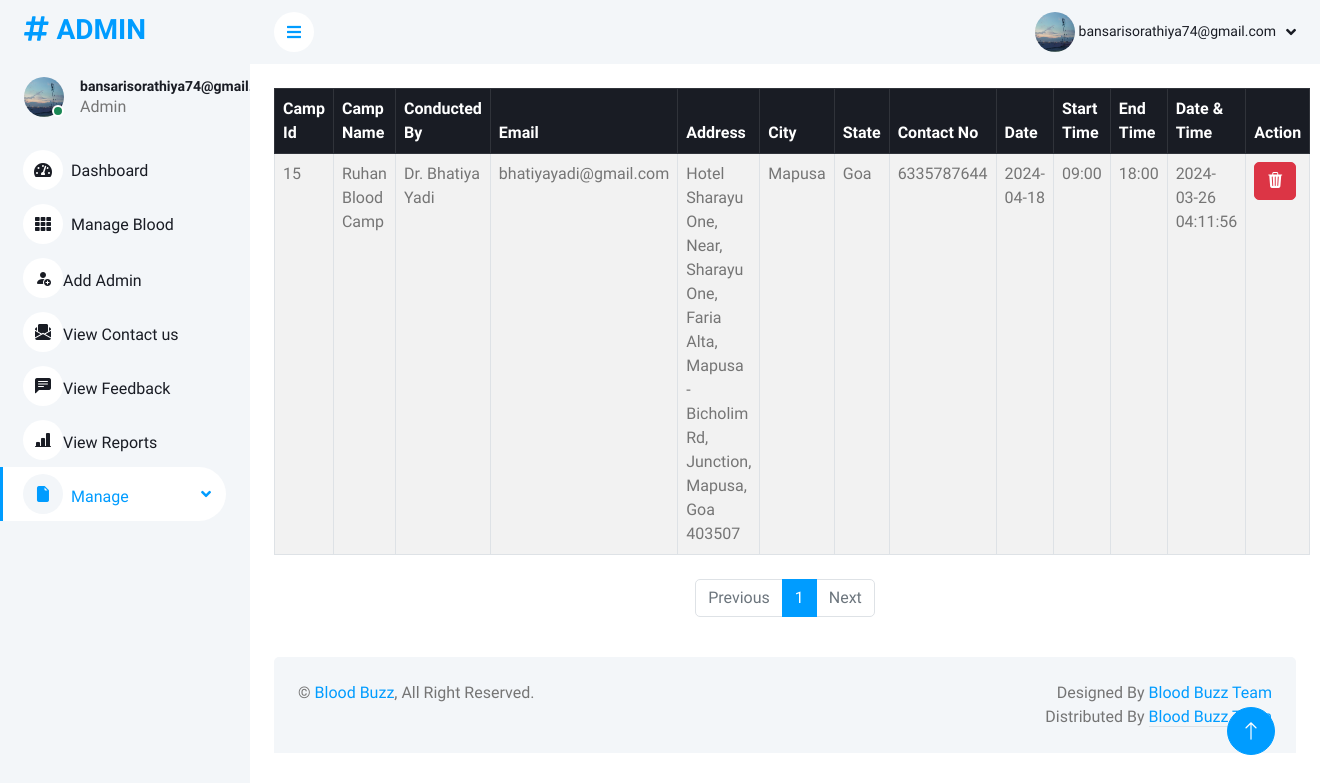
The page /AdminDesh/manageCamp.php (signed in) on the database its author committed.
### tables this page shows
CREATE TABLE `camp` (
  `camp_id` int(30) UNSIGNED NOT NULL,
  `member_id` int(30) UNSIGNED NOT NULL,
  `camp_name` varchar(50) NOT NULL,
  `conducted_by` varchar(50) NOT NULL,
  `address` varchar(200) NOT NULL,
  `state_id` int(10) UNSIGNED NOT NULL,
  `city_id` int(5) UNSIGNED NOT NULL,
  `email` varchar(30) NOT NULL,
  `contact_no` varchar(10) NOT NULL,
  `date` date NOT NULL,
  `start_time` varchar(10) NOT NULL,
  `end_time` varchar(10) NOT NULL,
  `status` enum('0','1','2') NOT NULL COMMENT '0=camp is on the way  1=expired 2=deleted by admin',
  `created_at` datetime NOT NULL
);

CREATE TABLE `city` (
  `city_id` int(5) UNSIGNED NOT NULL,
  `state_id` int(10) UNSIGNED NOT NULL,
  `city_name` varchar(70) NOT NULL
);

CREATE TABLE `states` (
  `state_id` int(10) UNSIGNED NOT NULL,
  `state_name` varchar(60) NOT NULL
);

### AdminDesh/manageCamp.php (the view, shortened to what this page needs)
<?php
    include '../Include/connect2.php';
    $session_email=$_SESSION['email'];
    $get_admin=$connection->prepare("SELECT * FROM admin_login WHERE email=?");
    $get_admin->execute([$session_email]);
    if($get_admin->rowCount() > 0)
    {
       $data=$get_admin->fetch(PDO::FETCH_ASSOC);
    }
?>
<!DOCTYPE html>
<html lang="en">
<head>
    <link href="https://cdnjs.cloudflare.com/ajax/libs/font-awesome/5.10.0/css/all.min.css" rel="stylesheet">
    <link href="https://cdn.jsdelivr.net/npm/bootstrap-icons@1.4.1/font/bootstrap-icons.css" rel="stylesheet">
    <link href="lib/owlcarousel/assets/owl.carousel.min.css" rel="stylesheet">
    <link href="lib/tempusdominus/css/tempusdominus-bootstrap-4.min.css" rel="stylesheet" />
    <link href="css/bootstrap.min.css" rel="stylesheet">
    <link href="css/style.css" rel="stylesheet">
    <link rel="stylesheet" href="https://cdn.jsdelivr.net/npm/bootstrap-icons@1.11.3/font/bootstrap-icons.min.css">
</head>
<body>
    <div class="container-xxl position-relative bg-white d-flex p-0">
        <div class="sidebar pe-4 pb-3">
            <nav class="navbar bg-light navbar-light">
                <a href="dashboard.php" class="navbar-brand mx-4 mb-3">
                    <h3 class="text-primary"><i class="fa fa-hashtag me-2"></i>ADMIN</h3>
                </a>
                <div class="d-flex align-items-center ms-4 mb-4">
                    <div class="position-relative">
                        <?php
                        if($data['img']==null)
                        {
                        echo"<img src='../img/user.png' class='rounded-circle' alt='avatar' style='width: 40px; height: 40px;'>";
                        }
                        else
                        {
                            echo"<img src='../img/{$data['img']}' class='rounded-circle' alt='error' style='width: 40px; height: 40px;'>";
                        }
                         ?>
                        <div class="bg-success rounded-circle border border-2 border-white position-absolute end-0 bottom-0 p-1"></div>
                    </div>
                    <div class="ms-3">
                        <h6 class="mb-0"><small><?php echo $data['email']; ?></small></h6>
                        <span>Admin</span>
                    </div>
                </div>
                <div class="navbar-nav w-100">
                    <a href="dashboard.php" class="nav-item nav-link"><i class="fa fa-tachometer-alt me-2"></i>Dashboard</a>
                    <a href="manageBlood.php" class="nav-item nav-link"><i class="fa fa-th me-2"></i>Manage Blood</a>
                    <a href="./addAdmin.php" class="nav-item nav-link"><i class="bi bi-person-fill-add"></i>Add Admin</a>
                    <a href="./seeContactUs.php" class="nav-item nav-link"><i class="bi bi-envelope-paper-fill"></i>View Contact us</a>
                    <a href="./seeFeedback.php" class="nav-item nav-link"><i class="bi bi-chat-left-text-fill"></i>View Feedback</a>
                    <a href="./reports.php" class="nav-item nav-link"><i class="bi bi-bar-chart-line-fill"></i>View Reports</a>
                    <div class="nav-item dropdown">
                        <a href="#" class="nav-link dropdown-toggle active" data-bs-toggle="dropdown"><i class="bi bi-file-earmark-fill me-2"></i>Manage</a>
                    </div>
                </div>
                </div>
        </div>
        <div class="content">
            <nav class="navbar navbar-expand bg-light navbar-light sticky-top px-4 py-0">
                <a href="#" class="sidebar-toggler flex-shrink-0">
                    <i class="fa fa-bars"></i>
                </a>
                <div class="navbar-nav align-items-center ms-auto">
                    <div class="nav-item dropdown">
                    <div class="nav-item dropdown">
                        <a href="#" class="nav-link dropdown-toggle" data-bs-toggle="dropdown">
                        <?php
                        if($data['img']==null)
                        {
                        echo"<img src='../img/user.png' class='rounded-circle' alt='avatar' style='width: 40px; height: 40px;'>";
                        }
                        else
                        {
                            echo"<img src='../img/{$data['img']}' class='rounded-circle' alt='error' style='width: 40px; height: 40px;'>";
                        }
                         ?>
                            <span class="d-none d-lg-inline-flex"><small><?php echo $data['email']; ?></small></span>
                        </a>
                    </div>
                </div>
            </nav>
            <div class="container-fluid pt-4 px-4">
                <table class="table table-striped table-bordered table-hover">
                <thead class="table-dark">
                    <tr>
                        <th>Camp Id</th>
                        <th>Camp Name</th>
                        <th>Conducted By</th>
                        <th>Email</th>
                        <th>Address</th>
                        <th>City</th>
                        <th>State</th>
                        <th>Contact No</th>
                        <th>Date</th>
                        <th>Start Time</th>
                        <th>End Time</th>
                        <th>Date & Time</th>
                        <th>Action</th>
                    </tr>
                </thead>
                <tbody>
                <?php
                $records_per_page = 5;
                $page = isset($_GET['page']) ? $_GET['page'] : 1;
                $offset = ($page - 1) * $records_per_page;
                try
                {
                $get_members=$connection->prepare("SELECT c.city_name , s.state_name , ca.* FROM camp ca JOIN city c ON c.city_id = ca.city_id JOIN states s ON s.state_id = ca.state_id WHERE ca.status='1' LIMIT $offset,$records_per_page");
                $get_members->execute();
                $members=$get_members->fetchAll(PDO::FETCH_ASSOC);
                }
                catch (PDOException $e)
                {
                    $error=$e->getMessage();
                    $_SESSION['error-message'] = "Database error: " . $error;
                }
                $total_records = $connection->query("SELECT COUNT(*) FROM camp")->fetchColumn();
                $total_pages = ceil($total_records / $records_per_page);
                foreach($members as $row)
                {
                ?>
                <tr>
                        <td><?php echo $row['camp_id'];   ?></td>
                        <td><?php echo $row['camp_name'];   ?></td>
                        <td><?php echo $row['conducted_by'];   ?></td>
                        <td><?php echo $row['email'];   ?></td>
                        <td><?php echo $row['address'];   ?></td>
                        <td><?php echo $row['city_name'];   ?></td>
                        <td><?php echo $row['state_name'];   ?></td>
                        <td><?php echo $row['contact_no'];   ?></td>
                        <td><?php echo $row['date'];   ?></td>
                        <td><?php echo $row['start_time'];   ?></td>
                        <td><?php echo $row['end_time'];   ?></td>
                        <td><?php echo $row['created_at'];  ?></td>
                        <td>
                        <?php $encryptedCid=base64_encode($row['camp_id']); ?>
                        <form action="deleteCamp.php?cid=<?php echo $encryptedCid; ?>" method="post">
                            <button type="submit" class="btn btn-danger"><i class="bi bi-trash3-fill"></i></button>
                        </form>
                        </td>
                </tr>
                <?php
                }
                ?>
                </tbody>
                </table>
            </div>
            <div class="d-flex justify-content-center mt-4">
            <nav aria-label="Pagination">
            <ul class="pagination">
            <li class="page-item <?php echo ($page <= 1) ? 'disabled' : ''; ?>">
                <a class="page-link" href="?page=<?php echo ($page <= 1) ? 1 : ($page - 1); ?>">Previous</a>
            </li>
            <?php for ($i = 1; $i <= $total_pages; $i++): ?>
            <li class="page-item <?php echo ($page == $i) ? 'active' : ''; ?>">
                <a class="page-link" href="?page=<?php echo $i; ?>"><?php echo $i; ?></a>
            </li>
            <?php endfor; ?>
            <li class="page-item <?php echo ($page >= $total_pages) ? 'disabled' : ''; ?>">
                <a class="page-link" href="?page=<?php echo ($page >= $total_pages) ? $total_pages : ($page + 1); ?>">Next</a>
            </li>
        </ul>
        </nav>
        </div>
            <div class="container-fluid pt-4 px-4">
                <div class="bg-light rounded-top p-4">
                    <div class="row">
                        <div class="col-12 col-sm-6 text-center text-sm-start">
                            &copy; <a href="../member/index.php">Blood Buzz</a>, All Right Reserved.
                        </div>
                        <div class="col-12 col-sm-6 text-center text-sm-end">
                            Designed By <a href="">Blood Buzz Team</a>
                        Distributed By <a class="border-bottom" href="" target="_blank">Blood Buzz Team</a>
                        </div>
                    </div>
                </div>
            </div>
        </div>
        <a href="#" class="btn btn-lg btn-primary btn-lg-square back-to-top"><i class="bi bi-arrow-up"></i></a>
</body>
</html>

### AdminDesh/css/style.css (style rules this page uses)
:root { --primary: #009CFF; --light: #F3F6F9; --dark: #191C24; }
.back-to-top { position: fixed; display: none; right: 45px; bottom: 45px; z-index: 99; }
.btn { transition: .5s; }
.btn.btn-primary { color: #FFFFFF; }
.btn-lg-square { width: 48px; height: 48px; }
.btn-square, .btn-sm-square, .btn-lg-square { padding: 0; display: inline-flex; align-items: center; justify-content: center; font-weight: normal; border-radius: 50px; }
.sidebar { position: fixed; top: 0; left: 0; bottom: 0; width: 250px; height: 100vh; overflow-y: auto; background: var(--light); transition: 0.5s; z-index: 999; }
.content { margin-left: 250px; min-height: 100vh; background: #FFFFFF; transition: 0.5s; }
@media (min-width: 992px) { .sidebar { margin-left: 0; } }
@media (min-width: 992px) { .content { width: calc(100% - 250px); } }
.sidebar .navbar .navbar-nav .nav-link { padding: 7px 20px; color: var(--dark); font-weight: 500; border-left: 3px solid var(--light); border-radius: 0 30px 30px 0; outline: none; }
.sidebar .navbar .navbar-nav .nav-link:hover, .sidebar .navbar .navbar-nav .nav-link.active { color: var(--primary); background: #FFFFFF; border-color: var(--primary); }
.sidebar .navbar .navbar-nav .nav-link i { width: 40px; height: 40px; display: inline-flex; align-items: center; justify-content: center; background: #FFFFFF; border-radius: 40px; }
.sidebar .navbar .navbar-nav .nav-link:hover i, .sidebar .navbar .navbar-nav .nav-link.active i { background: var(--light); }
.sidebar .navbar .dropdown-toggle::after { position: absolute; top: 15px; right: 15px; border: none; content: "\f107"; font-family: "Font Awesome 5 Free"; font-weight: 900; transition: .5s; }
.content .navbar .navbar-nav .nav-link { margin-left: 25px; padding: 12px 0; color: var(--dark); outline: none; }
.content .navbar .sidebar-toggler, .content .navbar .navbar-nav .nav-link i { width: 40px; height: 40px; display: inline-flex; align-items: center; justify-content: center; background: #FFFFFF; border-radius: 40px; }
.content .navbar .dropdown-toggle::after { margin-left: 6px; vertical-align: middle; border: none; content: "\f107"; font-family: "Font Awesome 5 Free"; font-weight: 900; transition: .5s; }

### rows shown on the page
camp: camp_id "15", camp_name "Ruhan Blood Camp", conducted_by "Dr. Bhatiya Yadi", email "bhatiyayadi@gmail.com", address "Hotel Sharayu One, Near, Sharayu One, Faria Alta, Mapusa - Bicholim Rd, Junction, Mapusa, Goa 403507", city.city_name "Mapusa", state.state_name "Goa", contact_no "6335787644", date "2024-04-18", start_time "09:00", end_time "18:00", created_at "2024-03-26 04:11:56"

### other values the page prints
$data['email'] "bansarisorathiya74@gmail.com"
